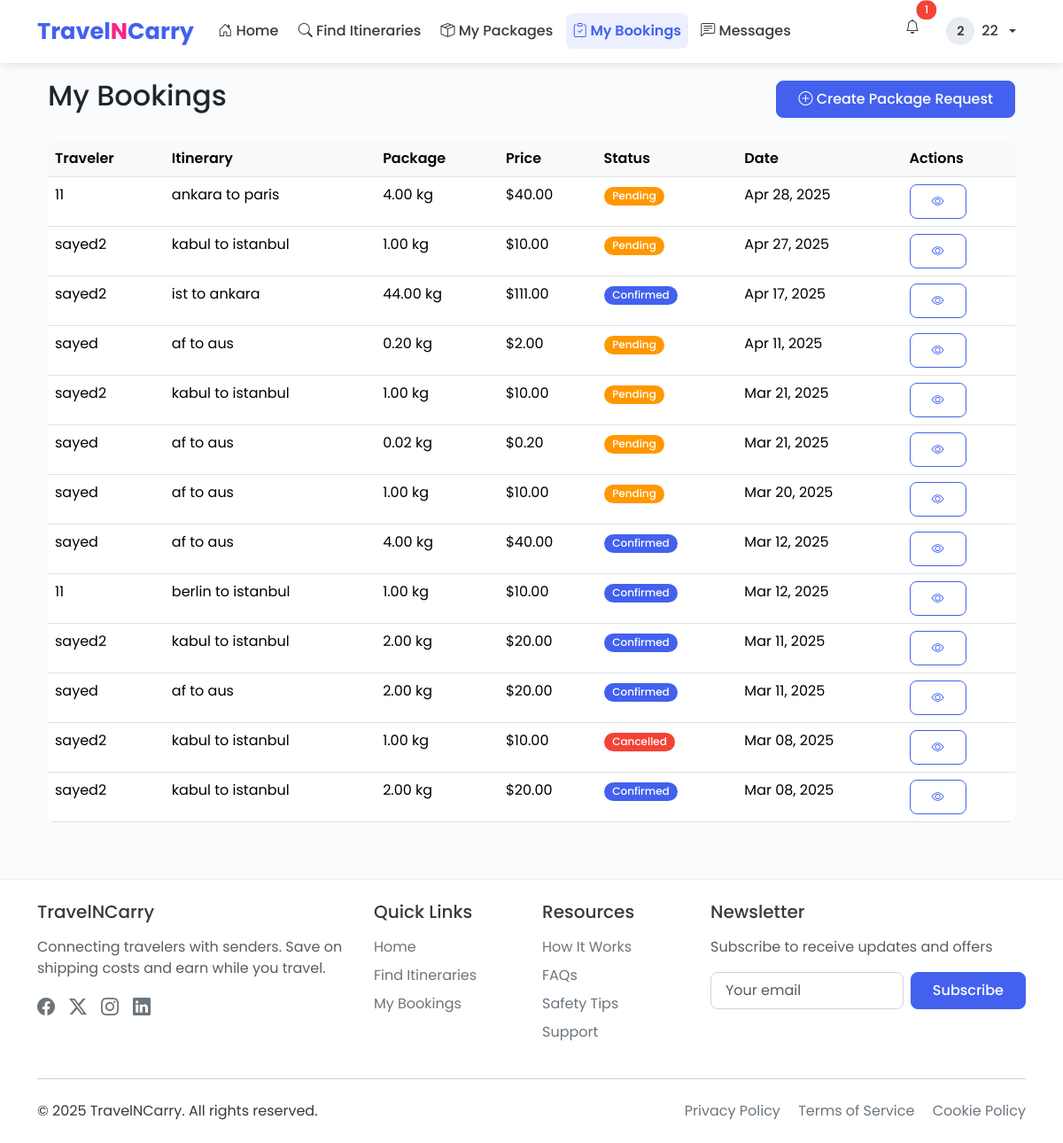
/bookings/ (signed in), run on the app's committed database.
### users/models.py (models this page shows, shortened)
class CustomUser(AbstractUser):
    USER_TYPE_CHOICES = (
        ('traveler', 'Traveler'),
        ('sender', 'Sender'),
        ('admin', 'Admin'),
    )
    user_type = models.CharField(max_length=10, choices=USER_TYPE_CHOICES, default='traveler')
    phone_number = models.CharField(max_length=15, blank=True)
    bio = models.TextField(blank=True)
    profile_picture = models.ImageField(upload_to='profile_pics/', blank=True, null=True)
    address = models.CharField(max_length=255, blank=True)
    average_rating = models.FloatField(default=0, validators=[MinValueValidator(0), MaxValueValidator(5)])
    is_verified = models.BooleanField(default=False)

### bookings/models.py (models this page shows, shortened)
class Booking(models.Model):
    STATUS_CHOICES = (
        ('pending', 'Pending'),
        ('confirmed', 'Confirmed'),
        ('in_transit', 'In Transit'),
        ('delivered', 'Delivered'),
        ('cancelled', 'Cancelled'),
    )
    id = models.UUIDField(primary_key=True, default=uuid.uuid4, editable=False)
    sender = models.ForeignKey(settings.AUTH_USER_MODEL, on_delete=models.CASCADE, related_name='sent_bookings')
    itinerary = models.ForeignKey(Itinerary, on_delete=models.CASCADE, related_name='bookings')
    package_description = models.TextField()
    package_weight = models.DecimalField(max_digits=5, decimal_places=2, validators=[MinValueValidator(0.01)])
    package_dimensions = models.CharField(max_length=100, help_text="Format: LxWxH in cm")
    special_instructions = models.TextField(blank=True)
    status = models.CharField(max_length=20, choices=STATUS_CHOICES, default='pending')
    price = models.DecimalField(max_digits=10, decimal_places=2)
    created_at = models.DateTimeField(auto_now_add=True)
    updated_at = models.DateTimeField(auto_now=True)

### itineraries/models.py (models this page shows, shortened)
class Itinerary(models.Model):
    STATUS_CHOICES = (
        ('active', 'Active'),
        ('completed', 'Completed'),
        ('cancelled', 'Cancelled'),
    )
    id = models.UUIDField(primary_key=True, default=uuid.uuid4, editable=False)
    traveler = models.ForeignKey(settings.AUTH_USER_MODEL, on_delete=models.CASCADE, related_name='itineraries')
    origin = models.CharField(max_length=255)
    destination = models.CharField(max_length=255)
    departure_date = models.DateField()
    departure_time = models.TimeField()
    arrival_date = models.DateField()
    arrival_time = models.TimeField()
    capacity_kg = models.DecimalField(max_digits=5, decimal_places=2)
    package_restrictions = models.TextField(blank=True)
    created_at = models.DateTimeField(auto_now_add=True)
    updated_at = models.DateTimeField(auto_now=True)
    status = models.CharField(max_length=20, choices=STATUS_CHOICES, default='active')

### bookings/views.py (the view)
# urls.py: path('bookings/', views.BookingListView.as_view(), name='booking_list'),
class BookingListView(LoginRequiredMixin, ListView):
    model = Booking
    template_name = 'bookings/booking_list.html'
    context_object_name = 'bookings'
    def get_queryset(self):
        user = self.request.user
        if user.user_type == 'sender':
            return Booking.objects.filter(sender=user).order_by('-created_at')
        elif user.user_type == 'traveler':
            return Booking.objects.filter(itinerary__traveler=user).order_by('-created_at')
        else:
            return Booking.objects.none()

### templates/bookings/booking_list.html (shortened to what this page needs)
{% extends 'base.html' %}
{% block content %}
<div class="container">
    <div class="d-flex justify-content-between align-items-center mb-4">
        <h2>My Bookings</h2>
        {% if user.user_type == 'sender' %}
            <a href="{% url 'create_package_request' %}" class="btn btn-primary">
                <i class="bi bi-plus-circle"></i> Create Package Request
            </a>
        {% endif %}
    </div>
    {% if bookings %}
        <div class="table-responsive">
            <table class="table table-hover">
                <thead>
                    <tr>
                        {% if user.user_type == 'sender' %}
                            <th>Traveler</th>
                            <th>Itinerary</th>
                        {% else %}
                            <th>Sender</th>
                            <th>Itinerary</th>
                        {% endif %}
                        <th>Package</th>
                        <th>Price</th>
                        <th>Status</th>
                        <th>Date</th>
                        <th>Actions</th>
                    </tr>
                </thead>
                <tbody>
                    {% for booking in bookings %}
                        <tr>
                            {% if user.user_type == 'sender' %}
                                <td>{{ booking.itinerary.traveler.username }}</td>
                                <td>{{ booking.itinerary.origin }} to {{ booking.itinerary.destination }}</td>
                            {% else %}
                                <td>{{ booking.sender.username }}</td>
                                <td>{{ booking.itinerary.origin }} to {{ booking.itinerary.destination }}</td>
                            {% endif %}
                            <td>{{ booking.package_weight }} kg</td>
                            <td>${{ booking.price }}</td>
                            <td>
                                {% if booking.status == 'pending' %}
                                    <span class="badge bg-warning">{{ booking.get_status_display }}</span>
                                {% elif booking.status == 'confirmed' %}
                                    <span class="badge bg-primary">{{ booking.get_status_display }}</span>
                                {% elif booking.status == 'in_transit' %}
                                    <span class="badge bg-info">{{ booking.get_status_display }}</span>
                                {% elif booking.status == 'delivered' %}
                                    <span class="badge bg-success">{{ booking.get_status_display }}</span>
                                {% else %}
                                    <span class="badge bg-danger">{{ booking.get_status_display }}</span>
                                {% endif %}
                            </td>
                            <td>{{ booking.created_at|date:"M d, Y" }}</td>
                            <td>
                                <a href="{% url 'booking_detail' pk=booking.pk %}" class="btn btn-sm btn-outline-primary">
                                    <i class="bi bi-eye"></i>
                                </a>
                            </td>
                        </tr>
                    {% endfor %}
                </tbody>
            </table>
        </div>
    {% endif %}
</div>
{% endblock %}

### templates/base.html (shortened to what this page needs)
<!DOCTYPE html>
<html lang="en">
<head>
    {% load django_bootstrap5 %}
    {% bootstrap_css %}
    <link rel="stylesheet" href="https://cdn.jsdelivr.net/npm/bootstrap-icons@1.11.1/font/bootstrap-icons.css">
    <link rel="stylesheet" href="https://cdnjs.cloudflare.com/ajax/libs/animate.css/4.1.1/animate.min.css">
</head>
<body>
    <nav class="navbar navbar-expand-lg navbar-light fixed-top">
        <div class="container">
            <a class="navbar-brand" href="{% url 'home' %}">Travel<span>N</span>Carry</a>
            <div class="collapse navbar-collapse" id="navbarNav">
                <ul class="navbar-nav me-auto">
                    <li class="nav-item">
                        <a class="nav-link {% if request.path == '/' %}active{% endif %}" href="{% url 'home' %}">
                            <i class="bi bi-house-door"></i> Home
                        </a>
                    </li>
                    <li class="nav-item">
                        <a class="nav-link {% if '/itineraries/' in request.path and not '/my/' in request.path %}active{% endif %}"
                           href="{% url 'itinerary_list' %}">
                            <i class="bi bi-search"></i> Find Itineraries
                        </a>
                    </li>
                    {% if user.is_authenticated %}
                        {% if user.user_type == 'traveler' %}
                            <li class="nav-item">
                                <a class="nav-link {% if '/itineraries/my/' in request.path %}active{% endif %}"
                                   href="{% url 'my_itineraries' %}">
                                    <i class="bi bi-airplane"></i> My Itineraries
                                </a>
                            </li>
                        {% elif user.user_type == 'sender' %}
                            <li class="nav-item">
                                <a class="nav-link {% if '/package-requests/' in request.path %}active{% endif %}"
                                   href="{% url 'package_request_list' %}">
                                    <i class="bi bi-box-seam"></i> My Packages
                                </a>
                            </li>
                        {% endif %}
                        <li class="nav-item">
                            <a class="nav-link {% if '/bookings/' in request.path %}active{% endif %}"
                               href="{% url 'booking_list' %}">
                                <i class="bi bi-clipboard-check"></i> My Bookings
                            </a>
                        </li>
                        <li class="nav-item">
                            <a class="nav-link {% if '/messages/' in request.path %}active{% endif %}"
                               href="{% url 'inbox' %}">
                                <i class="bi bi-chat-left-text"></i> Messages
                            </a>
                        </li>
                    {% endif %}
                </ul>
                <ul class="navbar-nav">
                    {% if user.is_authenticated %}
                        <li class="nav-item me-2">
                            <a class="nav-link position-relative {% if '/notifications/' in request.path %}active{% endif %}"
                               href="{% url 'notification_list' %}">
                                <i class="bi bi-bell"></i>
                                <span id="notification-badge"
                                      class="position-absolute top-0 start-100 translate-middle badge rounded-pill bg-danger"
                                      style="display: none;">
                                    <span id="notification-count">0</span>
                                </span>
                            </a>
                        </li>
                        <li class="nav-item dropdown">
                            <a class="nav-link dropdown-toggle d-flex align-items-center gap-2"
                               href="#" id="navbarDropdown" role="button" data-bs-toggle="dropdown">
                                {% if user.profile_picture %}
                                    <img src="{{ user.profile_picture.url }}" alt="Profile"
                                         class="rounded-circle" style="width: 32px; height: 32px; object-fit: cover;">
                                {% else %}
                                    <div class="avatar" style="width: 32px; height: 32px; font-size: 0.9rem;">
                                        {{ user.username|slice:":1" }}
                                    </div>
                                {% endif %}
                                <span>{{ user.username }}</span>
                            </a>
                        </li>
                    {% endif %}
                </ul>
            </div>
        </div>
    </nav>
    <div class="container mt-4">
        {% block content %}{% endblock %}
    </div>
    <footer class="py-4 mt-5">
        <div class="container">
            <div class="row">
                <div class="col-md-4 mb-4 mb-md-0">
                    <h5 class="mb-3">TravelNCarry</h5>
                    <p class="text-muted">Connecting travelers with senders. Save on shipping costs and earn while you travel.</p>
                    <div class="d-flex gap-3 mt-3">
                        <a href="#" class="text-secondary"><i class="bi bi-facebook fs-5"></i></a>
                        <a href="#" class="text-secondary"><i class="bi bi-twitter-x fs-5"></i></a>
                        <a href="#" class="text-secondary"><i class="bi bi-instagram fs-5"></i></a>
                        <a href="#" class="text-secondary"><i class="bi bi-linkedin fs-5"></i></a>
                    </div>
                </div>
                <div class="col-md-2 mb-4 mb-md-0">
                    <h5 class="mb-3">Quick Links</h5>
                    <ul class="list-unstyled">
                        <li class="mb-2"><a href="{% url 'home' %}" class="text-decoration-none text-secondary">Home</a></li>
                        <li class="mb-2"><a href="{% url 'itinerary_list' %}" class="text-decoration-none text-secondary">Find Itineraries</a></li>
                        {% if user.is_authenticated %}
                            <li class="mb-2"><a href="{% url 'booking_list' %}" class="text-decoration-none text-secondary">My Bookings</a></li>
                        {% endif %}
                    </ul>
                </div>
                <div class="col-md-2 mb-4 mb-md-0">
                    <h5 class="mb-3">Resources</h5>
                    <ul class="list-unstyled">
                        <li class="mb-2"><a href="#" class="text-decoration-none text-secondary">How It Works</a></li>
                        <li class="mb-2"><a href="#" class="text-decoration-none text-secondary">FAQs</a></li>
                        <li class="mb-2"><a href="#" class="text-decoration-none text-secondary">Safety Tips</a></li>
                        <li class="mb-2"><a href="#" class="text-decoration-none text-secondary">Support</a></li>
                    </ul>
                </div>
                <div class="col-md-4">
                    <h5 class="mb-3">Newsletter</h5>
                    <p class="text-muted">Subscribe to receive updates and offers</p>
                    <form class="d-flex">
                        <input type="email" class="form-control me-2" placeholder="Your email">
                        <button type="submit" class="btn btn-primary">Subscribe</button>
                    </form>
                </div>
            </div>
            <hr class="my-4">
            <div class="d-flex flex-column flex-md-row justify-content-between align-items-center">
                <p class="mb-2 mb-md-0">&copy; 2025 TravelNCarry. All rights reserved.</p>
                <div>
                    <a href="#" class="text-decoration-none text-secondary me-3">Privacy Policy</a>
                    <a href="#" class="text-decoration-none text-secondary me-3">Terms of Service</a>
                    <a href="#" class="text-decoration-none text-secondary">Cookie Policy</a>
                </div>
            </div>
        </div>
    </footer>
</body>
</html>

### data on the page
CustomUser: username "2", username "22"
Booking: itinerary.traveler.username "11", itinerary.origin "ankara", itinerary.destination "paris", package_weight "4.00", price "40.00", status "Pending", created_at "Apr 28, 2025"
Booking: itinerary.traveler.username "sayed2", itinerary.origin "kabul", itinerary.destination "istanbul", package_weight "1.00", price "10.00", status "Pending", created_at "Apr 27, 2025"
Booking: itinerary.traveler.username "sayed2", itinerary.origin "ist", itinerary.destination "ankara", package_weight "44.00", price "111.00", status "Confirmed", created_at "Apr 17, 2025"
Booking: itinerary.traveler.username "sayed", itinerary.origin "af", itinerary.destination "aus", package_weight "0.20", price "2.00", status "Pending", created_at "Apr 11, 2025"
Booking: itinerary.traveler.username "sayed2", itinerary.origin "kabul", itinerary.destination "istanbul", package_weight "1.00", price "10.00", status "Pending", created_at "Mar 21, 2025"
Booking: itinerary.traveler.username "sayed", itinerary.origin "af", itinerary.destination "aus", package_weight "0.02", price "0.20", status "Pending", created_at "Mar 21, 2025"
Booking: itinerary.traveler.username "sayed", itinerary.origin "af", itinerary.destination "aus", package_weight "1.00", price "10.00", status "Pending", created_at "Mar 20, 2025"
Booking: itinerary.traveler.username "sayed", itinerary.origin "af", itinerary.destination "aus", package_weight "4.00", price "40.00", status "Confirmed", created_at "Mar 12, 2025"
Booking: itinerary.traveler.username "11", itinerary.origin "berlin", itinerary.destination "istanbul", package_weight "1.00", price "10.00", status "Confirmed", created_at "Mar 12, 2025"
Booking: itinerary.traveler.username "sayed2", itinerary.origin "kabul", itinerary.destination "istanbul", package_weight "2.00", price "20.00", status "Confirmed", created_at "Mar 11, 2025"
Booking: itinerary.traveler.username "sayed", itinerary.origin "af", itinerary.destination "aus", package_weight "2.00", price "20.00", status "Confirmed", created_at "Mar 11, 2025"
Booking: itinerary.traveler.username "sayed2", itinerary.origin "kabul", itinerary.destination "istanbul", package_weight "1.00", price "10.00", status "Cancelled", created_at "Mar 08, 2025"
Booking: itinerary.traveler.username "sayed2", itinerary.origin "kabul", itinerary.destination "istanbul", package_weight "2.00", price "20.00", status "Confirmed", created_at "Mar 08, 2025"
